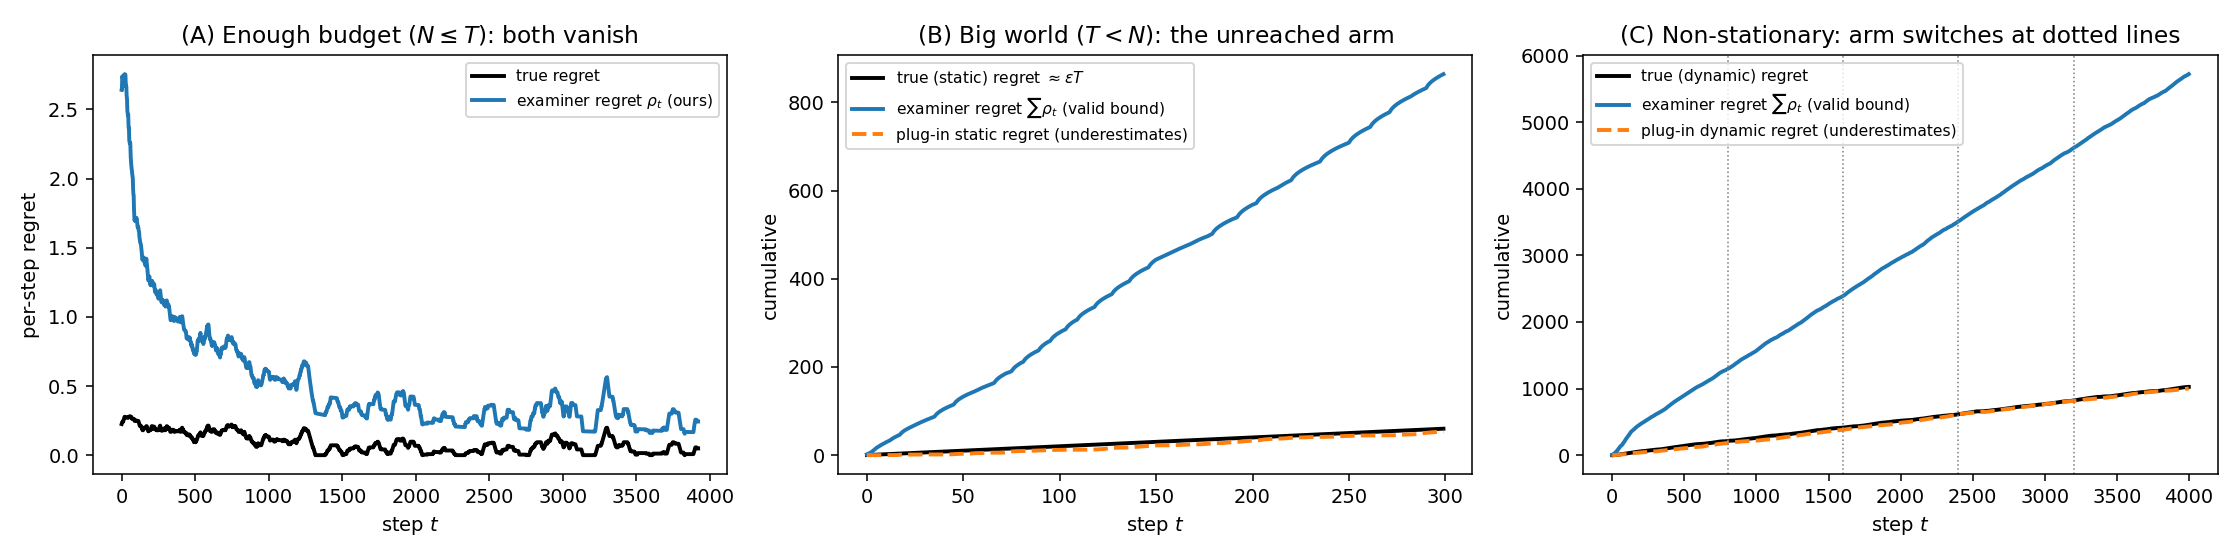

Recreate this plot in Python.
"""
Illustrative figure for the examiner-regret position paper. Three panels, all with
NO external optimum visible to the agent (rho_t uses only counts/means; mu, mu* used
only to SCORE, never by the agent).

  (A) Enough budget (coverable, N<=T): the slack vanishes and examiner regret shrinks
      to zero ALONGSIDE the true regret. It is an upper bound, so it does not equal the
      true regret, but it becomes a tight, vanishing certificate.

  (B) Big world (T<N): the special arm is never reached. Examiner regret stays a valid
      bound on the true (static) regret, while the plug-in estimate of static regret
      (empirical best arm minus played arm) underestimates it: a false "done".

  (C) Non-stationary: the special arm switches. Examiner regret stays a valid bound on
      the true (dynamic) regret, while the windowed plug-in estimate of dynamic regret
      again underestimates it.
"""
import numpy as np
import matplotlib.pyplot as plt

rng = np.random.default_rng(1)


def confidence(t, n, window=None):
    base = np.log(max(t, 2)) if window is None else np.log(min(t, window) + 1)
    c = np.sqrt(2 * base / np.maximum(n, 1))
    c[n == 0] = 1.0
    return c


def run_bandit(N, T, eps, special, examiner):
    """Stationary bandit; returns per-step rho and true regret."""
    mu = np.full(N, 0.5); mu[special] = 0.5 + eps
    mu_star = mu.max()
    n = np.zeros(N); s = np.zeros(N)
    rho, treg = [], []
    for t in range(1, T + 1):
        muhat = np.divide(s, n, out=np.full(N, 0.5), where=n > 0)
        c = confidence(t, n)
        a = int(np.argmax(muhat + c))
        if examiner == "sound":
            V_hi = float(np.max(muhat + c)); V_lo = muhat[a] - c[a]
        else:  # plug-in static regret: empirical best minus played, no uncertainty
            seen = n > 0
            V_hi = float(np.max(muhat[seen])) if seen.any() else 0.5
            V_lo = muhat[a]
        rho.append(max(V_hi - V_lo, 0.0)); treg.append(mu_star - mu[a])
        r = float(rng.random() < mu[a]); n[a] += 1; s[a] += r
    return np.array(rho), np.array(treg)


def run_nonstat(N, T, eps, tau, W, examiner):
    """Non-stationary bandit with sliding-window estimates; per-step rho, true regret."""
    hist = []; rho, treg = [], []; special = 0
    for t in range(1, T + 1):
        if t % tau == 1 and t > 1:
            special = (special + 3) % N
        mu = np.full(N, 0.5); mu[special] = 0.5 + eps
        win = hist[-W:]
        n = np.zeros(N); s = np.zeros(N)
        for (ai, ri) in win:
            n[ai] += 1; s[ai] += ri
        muhat = np.divide(s, n, out=np.full(N, 0.5), where=n > 0)
        c = confidence(t, n, window=W)
        a = int(np.argmax(muhat + c))
        if examiner == "sound":
            V_hi = float(np.max(muhat + c)); V_lo = muhat[a] - c[a]
        else:  # plug-in dynamic regret: windowed empirical best minus played
            seen = n > 0
            V_hi = float(np.max(muhat[seen])) if seen.any() else 0.5
            V_lo = muhat[a]
        rho.append(max(V_hi - V_lo, 0.0)); treg.append(mu.max() - mu[a])
        r = float(rng.random() < mu[a]); hist.append((a, r))
    return np.array(rho), np.array(treg)


def smooth(x, k=80):
    return np.convolve(x, np.ones(k) / k, mode="valid")


fig, ax = plt.subplots(1, 3, figsize=(16, 4))

# ---- Panel A: enough budget (coverable), per-step, both vanish ----
rho_s, treg = run_bandit(N=10, T=4000, eps=0.3, special=0, examiner="sound")
xs = np.arange(len(smooth(rho_s)))
ax[0].plot(xs, smooth(treg), "k", lw=2, label="true regret")
ax[0].plot(xs, smooth(rho_s), lw=2, label=r"examiner regret $\rho_t$ (ours)")
ax[0].set_title(r"(A) Enough budget ($N\leq T$): both vanish")
ax[0].set_xlabel("step $t$"); ax[0].set_ylabel(r"per-step regret")
ax[0].legend(fontsize=8, loc="upper right")

# ---- Panel B: big world, cumulative ----
rho_s, treg = run_bandit(N=400, T=300, eps=0.2, special=399, examiner="sound")
rho_b, _ = run_bandit(N=400, T=300, eps=0.2, special=399, examiner="biased")
ax[1].plot(np.cumsum(treg), "k", lw=2, label=r"true (static) regret $\approx\epsilon T$")
ax[1].plot(np.cumsum(rho_s), lw=2, label=r"examiner regret $\sum\rho_t$ (valid bound)")
ax[1].plot(np.cumsum(rho_b), "--", lw=2, label=r"plug-in static regret (underestimates)")
ax[1].set_title("(B) Big world ($T<N$): the unreached arm")
ax[1].set_xlabel("step $t$"); ax[1].set_ylabel("cumulative")
ax[1].legend(fontsize=8, loc="upper left")

# ---- Panel C: non-stationary, cumulative ----
N, T, eps, tau, W = 12, 4000, 0.35, 800, 300
rho_s, treg = run_nonstat(N, T, eps, tau, W, examiner="sound")
rho_b, _ = run_nonstat(N, T, eps, tau, W, examiner="biased")
ax[2].plot(np.cumsum(treg), "k", lw=2, label="true (dynamic) regret")
ax[2].plot(np.cumsum(rho_s), lw=2, label=r"examiner regret $\sum\rho_t$ (valid bound)")
ax[2].plot(np.cumsum(rho_b), "--", lw=2, label=r"plug-in dynamic regret (underestimates)")
for k in range(tau, T, tau):
    ax[2].axvline(k, color="gray", ls=":", lw=0.8)
ax[2].set_title("(C) Non-stationary: arm switches at dotted lines")
ax[2].set_xlabel("step $t$"); ax[2].set_ylabel("cumulative")
ax[2].legend(fontsize=8, loc="upper left")

plt.tight_layout()
plt.savefig("examiner_bandit_fig.pdf")
plt.savefig("examiner_bandit_fig.png", dpi=140)
print("panel A final per-step: true=%.3f  examiner=%.3f (both -> 0 = enough budget)"
      % (smooth(treg)[-1], smooth(rho_s)[-1] if False else smooth(run_bandit(10,4000,0.3,0,'sound')[0])[-1]))
